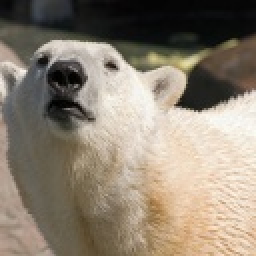
#> input picture storage/originals/bear/22ccd5a4e31b257fa5fe152ba6bc2d6d935e529292890c903b5bc2b204aa7f83.jpg, 128 x 128 px (shown 2 times larger)
$ python -i preprocess.py   (imports and definitions only)
#> lines starting #> are read from the running program, lines starting #| are printed output that depends on the picture
#> further down, picture is the input picture: shape (128, 128, 3); mean B, G, R 114.3, 129.3, 140.4
"""Image preprocessing pipeline: resize → blur → CLAHE.

Identical to the BASE.md spec: target 128×128, mild Gaussian, CLAHE on the L
channel of LAB, returned as BGR uint8.
"""

from __future__ import annotations

from pathlib import Path

import cv2
import numpy as np

TARGET_SIZE: tuple[int, int] = (128, 128)
CLAHE_CLIP_LIMIT: float = 2.0
CLAHE_TILE_GRID: tuple[int, int] = (8, 8)
GAUSSIAN_KERNEL: tuple[int, int] = (3, 3)


def decode_bgr(buf: bytes) -> np.ndarray:
    """Decode raw image bytes into a BGR uint8 array."""
    arr = np.frombuffer(buf, dtype=np.uint8)
    img = cv2.imdecode(arr, cv2.IMREAD_COLOR)
    if img is None:
        raise ValueError("could not decode image bytes")
    return img


def read_bgr(path: str | Path) -> np.ndarray:
    """Read an image from disk into a BGR uint8 array."""
    img = cv2.imread(str(path), cv2.IMREAD_COLOR)
    if img is None:
        raise FileNotFoundError(f"could not read image at {path}")
    return img


def _resize(img: np.ndarray, size: tuple[int, int]) -> np.ndarray:
#> called with size = (128, 128)
    src_h, src_w = img.shape[:2]
#> src_h = 128; src_w = 128
    dst_w, dst_h = size
    interpolation = cv2.INTER_AREA if (src_h * src_w) > (dst_h * dst_w) else cv2.INTER_LINEAR
#> interpolation = 1
    return cv2.resize(img, (dst_w, dst_h), interpolation=interpolation)


def _apply_clahe(img: np.ndarray) -> np.ndarray:
    lab = cv2.cvtColor(img, cv2.COLOR_BGR2LAB)
#> lab: shape (128, 128, 3); mean of channels 0, 1, 2 135.7, 129.6, 137.5
    l_chan, a_chan, b_chan = cv2.split(lab)
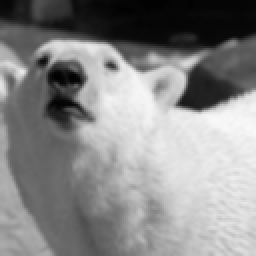
#> l_chan: shape (128, 128) (shown 2 times larger); min 2, max 249, mean 135.7
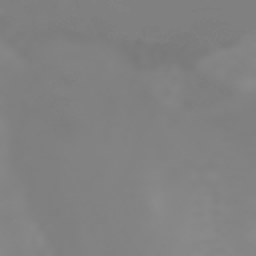
#> a_chan: shape (128, 128) (shown 2 times larger); min 121, max 139, mean 129.6
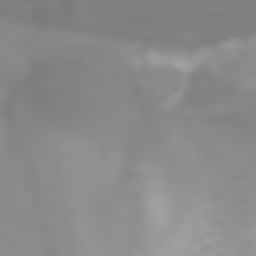
#> b_chan: shape (128, 128) (shown 2 times larger); min 121, max 161, mean 137.5
    clahe = cv2.createCLAHE(clipLimit=CLAHE_CLIP_LIMIT, tileGridSize=CLAHE_TILE_GRID)
    l_eq = clahe.apply(l_chan)
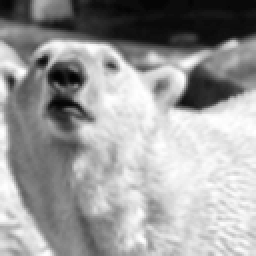
#> l_eq: shape (128, 128) (shown 2 times larger); min 3, max 255, mean 155.7
    return cv2.cvtColor(cv2.merge((l_eq, a_chan, b_chan)), cv2.COLOR_LAB2BGR)
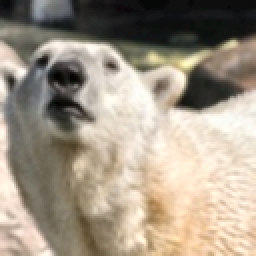
#> returned value: shape (128, 128, 3) (shown 2 times larger); mean B, G, R 134.2, 149.8, 160.9


def preprocess(img: np.ndarray, target_size: tuple[int, int] = TARGET_SIZE) -> np.ndarray:
    """Resize → light Gaussian blur → CLAHE-on-L. BGR uint8 in, BGR uint8 out."""
    if img.ndim != 3 or img.shape[2] != 3:
        raise ValueError("preprocess expects a 3-channel BGR image")
    if img.dtype != np.uint8:
        raise ValueError("preprocess expects uint8 input")

    resized = _resize(img, target_size)
    blurred = cv2.GaussianBlur(resized, GAUSSIAN_KERNEL, 0)
    return _apply_clahe(blurred)


def preprocess_bytes(buf: bytes, target_size: tuple[int, int] = TARGET_SIZE) -> np.ndarray:
    """Decode raw image bytes and run the preprocess pipeline in one shot."""
    return preprocess(decode_bgr(buf), target_size=target_size)


def preprocess_path(path: str | Path, target_size: tuple[int, int] = TARGET_SIZE) -> np.ndarray:
    """Read from disk and preprocess in one shot."""
    return preprocess(read_bgr(path), target_size=target_size)

>>> import cv2
>>> picture = cv2.imread('../../../storage/originals/bear/22ccd5a4e31b257fa5fe152ba6bc2d6d935e529292890c903b5bc2b204aa7f83.jpg')
>>> result = preprocess(picture)

$ run again, on storage/originals/bear/2c34351496a914c4b83307b254b1870329eb90476cc51588c9365fb6b29e0610.jpg
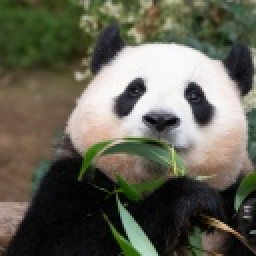
#> input picture storage/originals/bear/2c34351496a914c4b83307b254b1870329eb90476cc51588c9365fb6b29e0610.jpg, 128 x 128 px (shown 2 times larger)
#> picture is the input picture: shape (128, 128, 3); mean B, G, R 83.5, 97.6, 98.7
#> lab: shape (128, 128, 3); mean of channels 0, 1, 2 101.2, 125.9, 136.3
#> in _apply_clahe, `l_chan, a_chan, b_chan = cv2.split(lab)`:
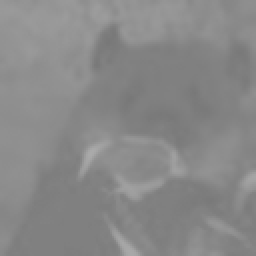
#> b_chan: shape (128, 128) (shown 2 times larger); min 120, max 170, mean 136.3
#> in _apply_clahe, `return cv2.cvtColor(cv2.merge((l_eq, a_chan, b_chan)), cv2.COLOR_LAB2B..`:
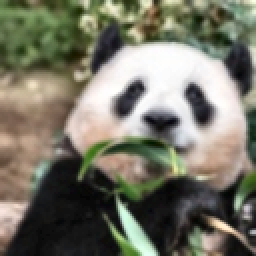
#> returned value: shape (128, 128, 3) (shown 2 times larger); mean B, G, R 102.6, 117.3, 118.5

$ run again, on storage/originals/bear/2e13b684958d977c4c3630c0c1ce4eb5f1ea741c1cd16f803ccb4ea7ff7cf066.jpg
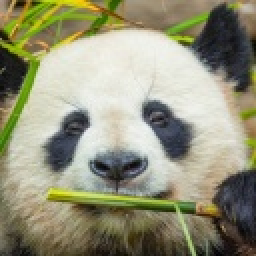
#> input picture storage/originals/bear/2e13b684958d977c4c3630c0c1ce4eb5f1ea741c1cd16f803ccb4ea7ff7cf066.jpg, 128 x 128 px (shown 2 times larger)
#> picture is the input picture: shape (128, 128, 3); mean B, G, R 121.6, 147.2, 148
#> lab: shape (128, 128, 3); mean of channels 0, 1, 2 151.7, 124.6, 141.3
#> in _apply_clahe, `l_eq = clahe.apply(l_chan)`:
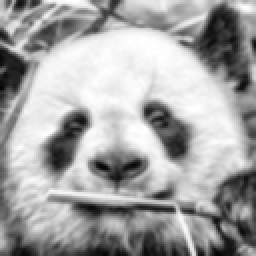
#> l_eq: shape (128, 128) (shown 2 times larger); min 4, max 255, mean 163.6
#> in _apply_clahe, `return cv2.cvtColor(cv2.merge((l_eq, a_chan, b_chan)), cv2.COLOR_LAB2B..`:
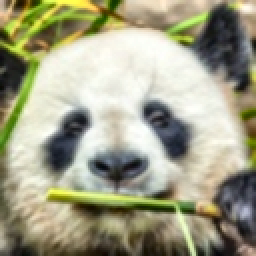
#> returned value: shape (128, 128, 3) (shown 2 times larger); mean B, G, R 134.1, 159.8, 160.8

$ run again, on storage/originals/bear/49995271b2d4a317bc61078451d326eddae520e9628c016d8dc7ed534444ebfc.jpg
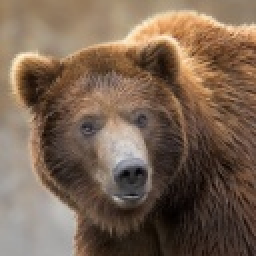
#> input picture storage/originals/bear/49995271b2d4a317bc61078451d326eddae520e9628c016d8dc7ed534444ebfc.jpg, 128 x 128 px (shown 2 times larger)
#> picture is the input picture: shape (128, 128, 3); mean B, G, R 81.9, 99.6, 121.5
#> lab: shape (128, 128, 3); mean of channels 0, 1, 2 109.9, 134.3, 141.4
#> in _apply_clahe, `l_eq = clahe.apply(l_chan)`:
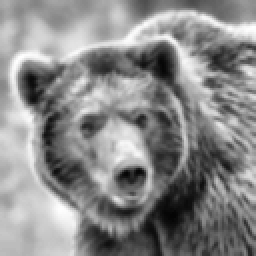
#> l_eq: shape (128, 128) (shown 2 times larger); min 4, max 255, mean 136.9
#> in _apply_clahe, `return cv2.cvtColor(cv2.merge((l_eq, a_chan, b_chan)), cv2.COLOR_LAB2B..`:
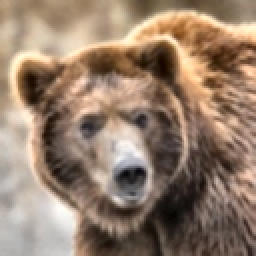
#> returned value: shape (128, 128, 3) (shown 2 times larger); mean B, G, R 107.9, 126.3, 149.1
